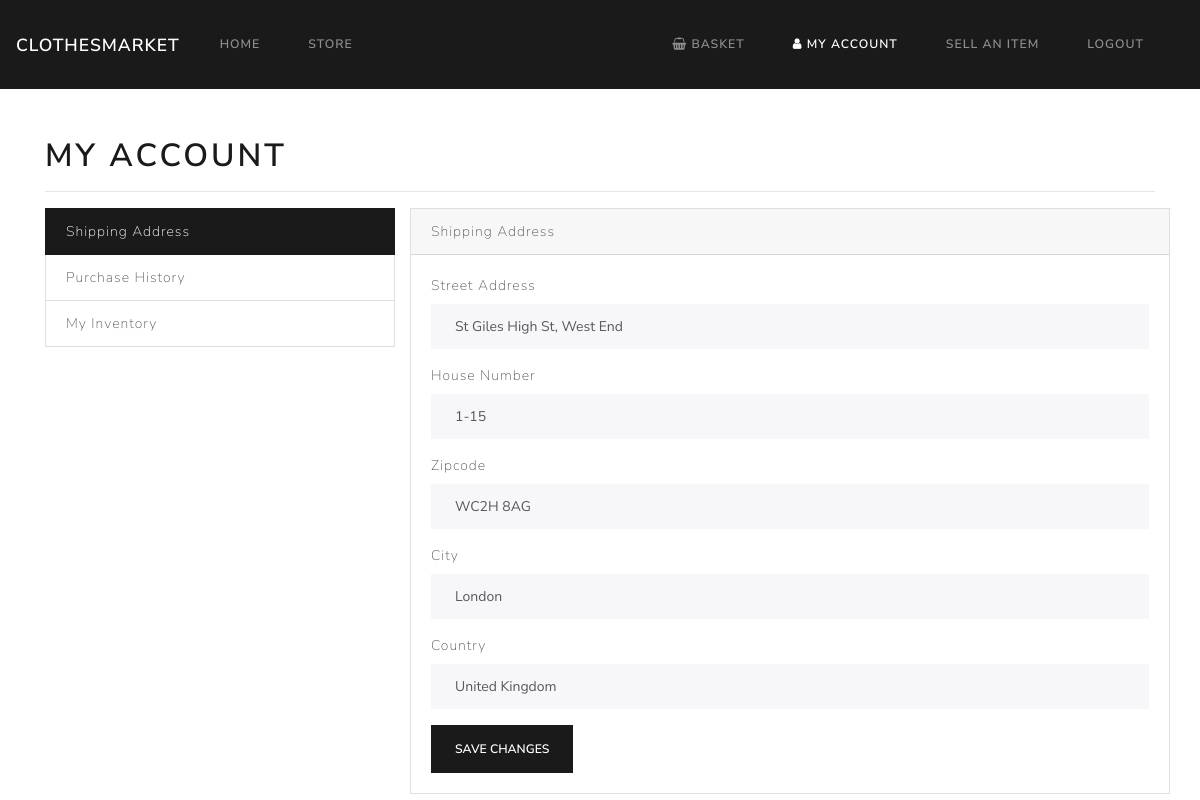
The page /account (signed in) on the database its author committed.
### app/models.py (models this page shows, shortened)
class ShippingInfo(db.Model):
    __tablename__ = 'shippingInfo'
    shippingId = db.Column(db.Integer, primary_key=True, autoincrement=True)
    userId = db.Column(db.Integer, db.ForeignKey('user.userId'), nullable=False)
    streetAddress = db.Column(db.Text)
    houseNumber = db.Column(db.Text)
    zipCode = db.Column(db.Text)
    city = db.Column(db.Text)
    country = db.Column(db.Text)
    order = db.relationship('Order', backref='shippingInfo', uselist=False)

### app/main/routes.py (the view)
@bp.route('/account', methods=['POST', 'GET'])
def account():
    if not session.get('logged_in'):
        flash(f'Please login to continue.', 'warning')
        return redirect('/login')
    shippingForm = ShippingForm()
    shippingInfo = ShippingInfo.query.filter_by(userId=int(session['user_id'])).first()
    if shippingForm.validate_on_submit():
        if shippingInfo:
            shippingInfo.streetAddress = shippingForm.streetAddress.data
            shippingInfo.houseNumber = shippingForm.houseNumber.data
            shippingInfo.zipCode = shippingForm.zipCode.data
            shippingInfo.city = shippingForm.city.data
            shippingInfo.country = shippingForm.country.data
            db.session.commit()
        else:
            shippingInfo = ShippingInfo(userId=int(session['user_id']), streetAddress=shippingForm.streetAddress.data, houseNumber=shippingForm.houseNumber.data, zipCode=shippingForm.zipCode.data, country=shippingForm.country.data, city=shippingForm.city.data)
            db.session.add(shippingInfo)
            db.session.commit()
        flash(f'You shipping information has been updated!', 'success')
        return redirect(request.args.get('next') or request.referrer or url_for(default))
    else:
        if shippingForm.errors:
            error_msg = list(shippingForm.errors.values())[0][0]
            flash(f'{error_msg} Please try again.', 'error')
    itemsForSale = Item.query.filter_by(userId=int(session['user_id'])).order_by(Item.date_posted.desc()).all()
    orders = Order.query.filter_by(userId=int(session['user_id'])).order_by(Order.date.desc()).all()
    return render_template('account.html', shippingForm=shippingForm, shippingInfo=shippingInfo, itemsForSale=itemsForSale, orders=orders)

### app/main/forms.py
class ShippingForm(FlaskForm):
    streetAddress = StringField('streetAddress', validators=[DataRequired()])
    houseNumber = StringField('houseNumber', validators=[DataRequired()])
    zipCode = StringField('zipCode', validators=[DataRequired()])
    city = StringField('city', validators=[DataRequired()])
    country = StringField('country', validators=[DataRequired()])

### app/templates/account.html (shortened to what this page needs)
{% extends "base.html" %}
{% set active_page = "account" %}
{% block content %}
<div class="pt-5 row">
    <div class="col-md-12">
        <h1>My Account</h1>
        <hr>
    </div>
    <div class="col-md-4">
        <div class="list-group">
            <a href="#" id="shippingAddressBtn" class="list-group-item list-group-item-action active">
                Shipping Address
            </a>
            <a href="#" id="myOrderBtn" class="list-group-item list-group-item-action">
                Purchase History
            </a>
            <a href="#" id="itemsForSaleBtn" class="list-group-item list-group-item-action">
                My Inventory
            </a>
        </div>
    </div>
    <div class="col-md-8">
        <div id="shippingAddressCard" class="card row">
            <div class="card-header">Shipping Address</div>
            <div class="card-body">
                <form action="/account" method="POST">
                    <div class="form-group">
                        <label for="streetAddress">Street Address</label>
                        <input type="text" class="form-control" id="streetAddress" name="streetAddress" placeholder="Enter the street address" value="{% if shippingInfo %}{{shippingInfo.streetAddress}}{% endif %}" required>
                    </div>
                    <div class="form-group">
                        <label for="houseNumber">House Number</label>
                        <input type="text" class="form-control" id="houseNumber" name="houseNumber" placeholder="Enter the house/flat number" value="{% if shippingInfo %}{{shippingInfo.houseNumber}}{% endif %}" required>
                    </div>
                    <div class="form-group">
                        <label for="zipCode">Zipcode</label>
                        <input type="text" class="form-control" id="zipCode" name="zipCode" placeholder="Enter the zip code" value="{% if shippingInfo %}{{shippingInfo.zipCode}}{% endif %}" required>
                    </div>
                    <div class="form-group">
                        <label for="country">City</label>
                        <input type="text" class="form-control" id="city" name="city" placeholder="Enter the city" value="{% if shippingInfo %}{{shippingInfo.city}}{% endif %}" required>
                    </div>
                    <div class="form-group">
                        <label for="country">Country</label>
                        <input type="text" class="form-control" id="country" name="country" placeholder="Enter the country" value="{% if shippingInfo %}{{shippingInfo.country}}{% endif %}" required>
                    </div>
                    <button type="submit" class="btn btn-primary">Save Changes</button>
                </form>
            </div>
        </div>
    </div>
</div>
{% endblock %}

### rows shown on the page
ShippingInfo: streetAddress "St Giles High St, West End", houseNumber "1-15", zipCode "WC2H 8AG", city "London", country "United Kingdom"

### other values the page prints
{{ caption|e }} "HOME" "STORE"
{{ caption|e }} "BASKET" "MY ACCOUNT" "SELL AN ITEM" "LOGOUT"
